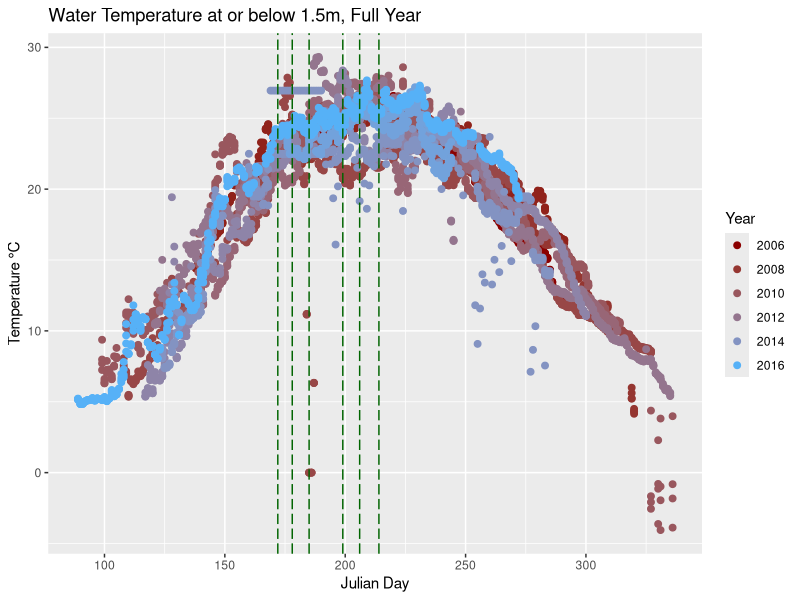
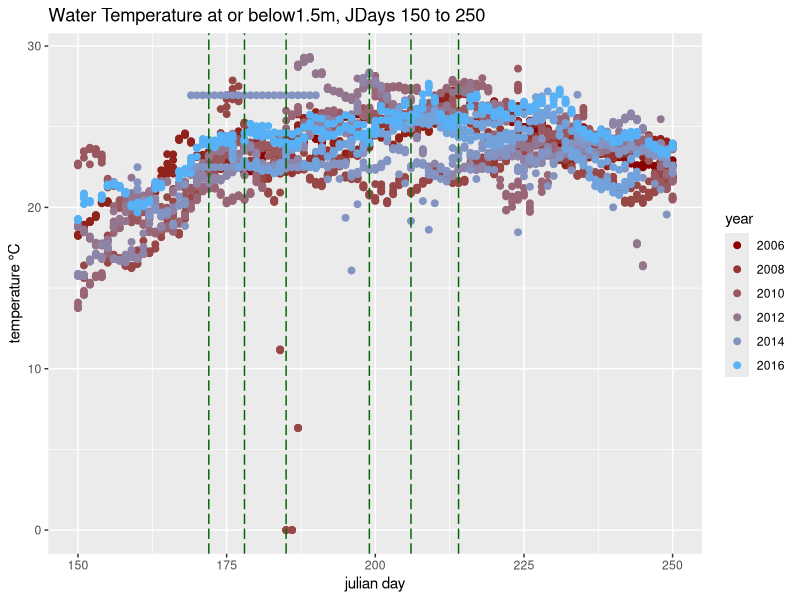
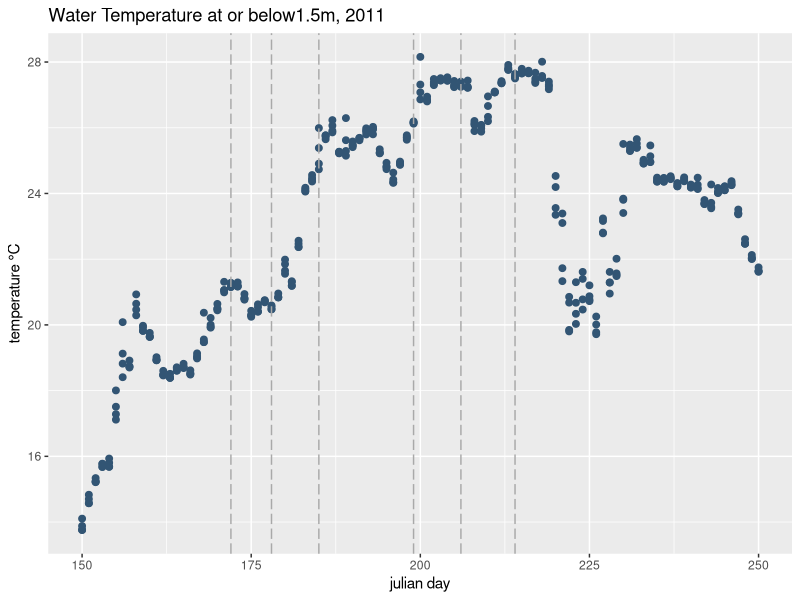
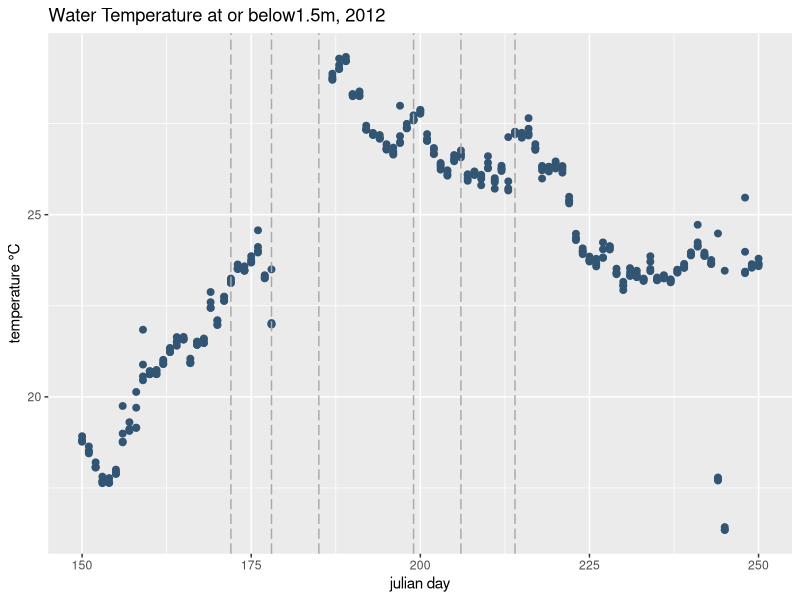
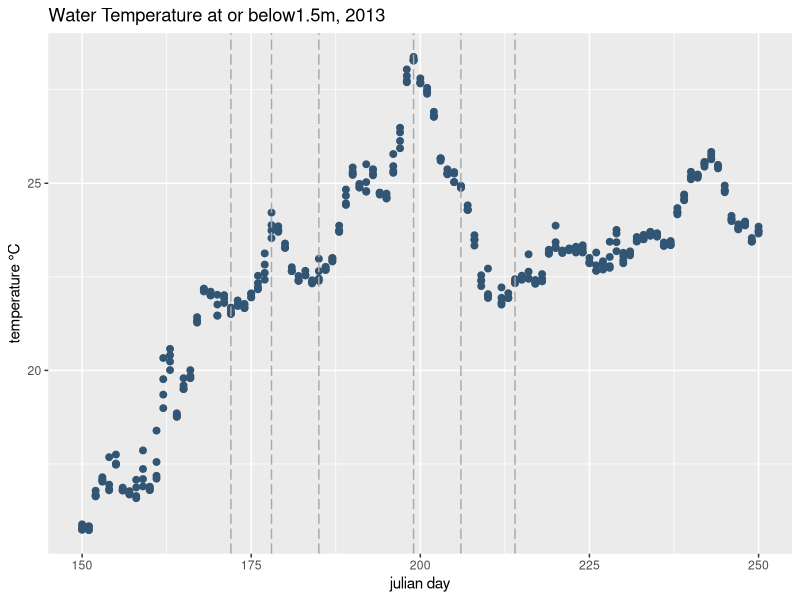
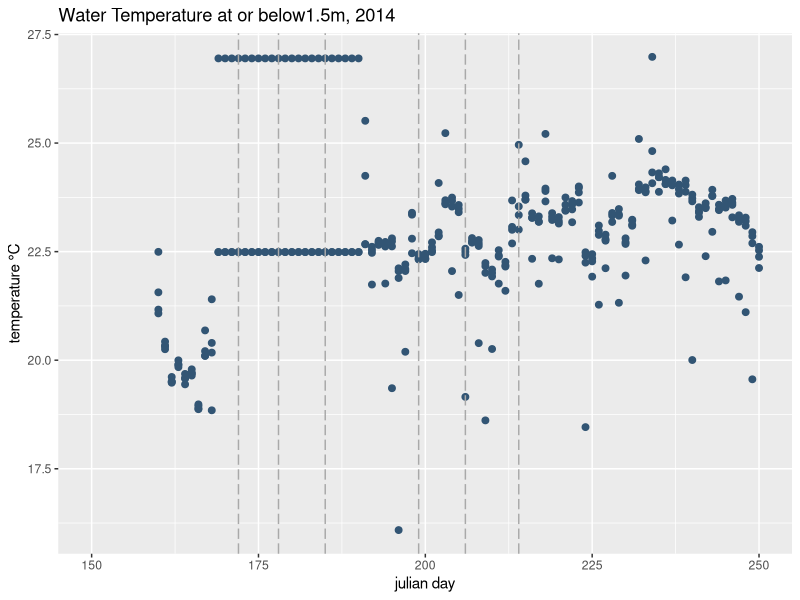
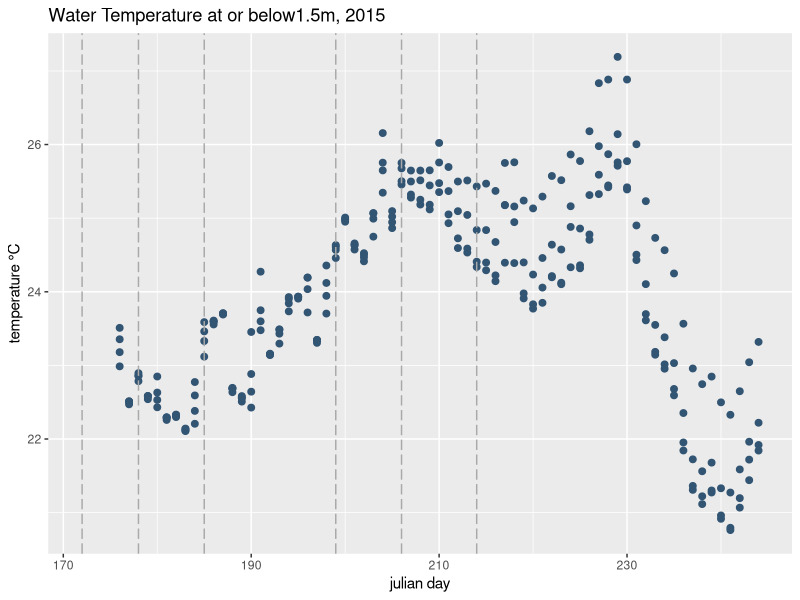
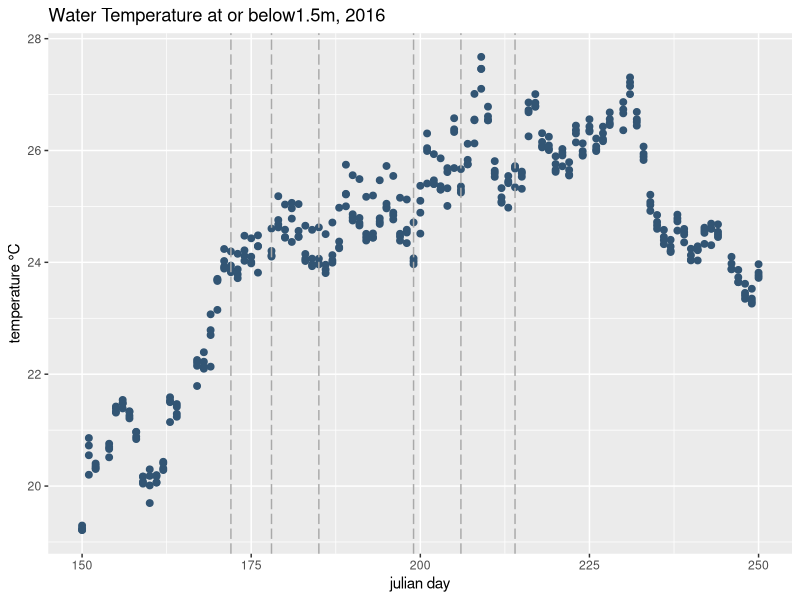

These figures' R source, in order:
library(ggplot2)
library(grid)
library(gridExtra)
setwd("~/Dropbox/Mikes_MS_Data/")
data <- read.csv("north_temperate_lakes_lter__daily_water_temperature_-_lake_mendota.csv", header=T)
head(data)
nolegend <- theme(legend.position="none")
Jdays <- c(172,178,185,199,206,214)
# Subset all wtemp at or below 1.5 meters (sample depth up to shore). 
clado.depth <- subset(data, depth<=1.5, select = year4:wtemp)
# All years (2006-2016), full year. 
wide1 <- qplot(clado.depth$daynum, y = clado.depth$wtemp) + 
  geom_point(aes(colour = clado.depth$year4), size=2) + 
  labs(title = "Water Temperature at or below 1.5m, Full Year", x="Julian Day", y="Temperature °C") + 
  geom_vline(xintercept=Jdays, colour="darkgreen", linetype = "longdash") + 
  guides(color=guide_legend(title="Year")) + 
  scale_colour_gradient(low = "darkred")
wide1
# All years (2006-2016), sample dates ± 25 days
clado.depth.zoom <- subset(clado.depth, daynum>=150 & daynum<=250, select = year4:wtemp)
zoom1 <- qplot(clado.depth.zoom$daynum, y = clado.depth.zoom$wtemp) + 
  geom_point(aes(colour = clado.depth.zoom$year4), size=2) + 
  labs(title = "Water Temperature at or below1.5m, JDays 150 to 250", x="julian day", y="temperature °C") + 
  geom_vline(xintercept=Jdays, colour="darkgreen", linetype = "longdash") + 
  guides(color=guide_legend(title="year")) + scale_colour_gradient(low = "darkred")
zoom1
# 2011
clado.depth.zoom.eleven <- subset(clado.depth, daynum>=150 & daynum<=250 & year4==2011, select = year4:wtemp)
eleven <- qplot(clado.depth.zoom.eleven$daynum, y = clado.depth.zoom.eleven$wtemp) + 
  geom_point(aes(colour = clado.depth.zoom.eleven$year4), size=2) + 
  labs(title = "Water Temperature at or below1.5m, 2011", x="julian day", y="temperature °C") + 
  geom_vline(xintercept=Jdays, colour="darkgrey", linetype = "longdash") + 
  guides(color=guide_legend(title="year")) + scale_colour_gradient(low = "black") + 
  nolegend
eleven
# 2012
clado.depth.zoom.twelve <- subset(clado.depth, daynum>=150 & daynum<=250 & year4==2012, select = year4:wtemp)
twelve <- qplot(clado.depth.zoom.twelve$daynum, y = clado.depth.zoom.twelve$wtemp) + geom_point(aes(colour = clado.depth.zoom.twelve$year4), size=2) + labs(title = "Water Temperature at or below1.5m, 2012", x="julian day", y="temperature °C") + geom_vline(xintercept=Jdays, colour="darkgrey", linetype = "longdash") + guides(color=guide_legend(title="year")) + scale_colour_gradient(low = "black") + nolegend
twelve
# 2013
clado.depth.zoom.thirteen <- subset(clado.depth, daynum>=150 & daynum<=250 & year4==2013, select = year4:wtemp)
thirteen <- qplot(clado.depth.zoom.thirteen$daynum, y = clado.depth.zoom.thirteen$wtemp) + geom_point(aes(colour = clado.depth.zoom.thirteen$year4), size=2) + labs(title = "Water Temperature at or below1.5m, 2013", x="julian day", y="temperature °C") + geom_vline(xintercept=Jdays, colour="darkgrey", linetype = "longdash") + guides(color=guide_legend(title="year")) + scale_colour_gradient(low = "black") + nolegend
thirteen
# 2014
clado.depth.zoom.fourteen <- subset(clado.depth, daynum>=150 & daynum<=250 & year4==2014, select = year4:wtemp)
fourteen <- qplot(clado.depth.zoom.fourteen$daynum, y = clado.depth.zoom.fourteen$wtemp) + geom_point(aes(colour = clado.depth.zoom.fourteen$year4), size=2) + labs(title = "Water Temperature at or below1.5m, 2014", x="julian day", y="temperature °C") + geom_vline(xintercept=Jdays, colour="darkgrey", linetype = "longdash") + guides(color=guide_legend(title="year")) + scale_colour_gradient(low = "black") + nolegend
fourteen
# 2015
clado.depth.zoom.fifteen <- subset(clado.depth, daynum>=150 & daynum<=250 & year4==2015, select = year4:wtemp)
fifteen <- qplot(clado.depth.zoom.fifteen$daynum, y = clado.depth.zoom.fifteen$wtemp) + geom_point(aes(colour = clado.depth.zoom.fifteen$year4), size=2) + labs(title = "Water Temperature at or below1.5m, 2015", x="julian day", y="temperature °C") + geom_vline(xintercept=Jdays, colour="darkgrey", linetype = "longdash") + guides(color=guide_legend(title="year")) + scale_colour_gradient(low = "black") + nolegend
fifteen
# 2016
clado.depth.zoom.sixteen <- subset(clado.depth, daynum>=150 & daynum<=250 & year4==2016, select = year4:wtemp)
sixteen <- qplot(clado.depth.zoom.sixteen$daynum, y = clado.depth.zoom.sixteen$wtemp) + geom_point(aes(colour = clado.depth.zoom.sixteen$year4), size=2) + labs(title = "Water Temperature at or below1.5m, 2016", x="julian day", y="temperature °C") + geom_vline(xintercept=Jdays, colour="darkgrey", linetype = "longdash") + guides(color=guide_legend(title="year")) + scale_colour_gradient(low = "black") + nolegend
sixteen
# All plots in grid. 
#pdf(file="figs/wtemp_alldepths_2011-16.pdf", height=8, width=15)
allplots <- grid.arrange(eleven,twelve,thirteen,fourteen,fifteen,sixteen, ncol=3)
allplots
#dev.off()
